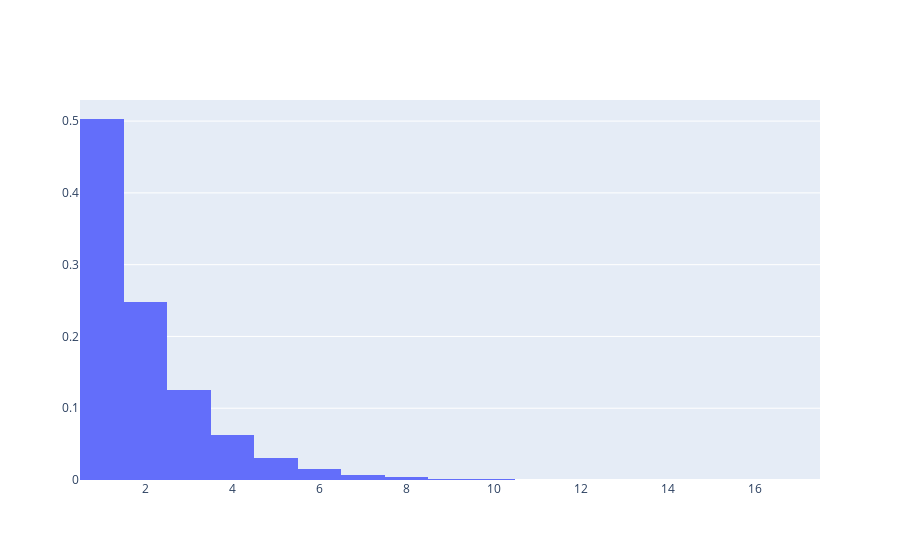

Write notebook code for a chart like this one.
### Markdown cell above
# Geometric

### Code cell
rand = rd.Random()
x = rand.geometric(p=0.5, size=100000)

fig = go.Figure(data=[go.Histogram(x=x, histnorm='probability')])
fig.show()

### Figure 1 — Plotly figure (JSON) as saved in the notebook; plotly's stock layout.template omitted (floating-point values rounded to 4 significant figures; data arrays with more than 128 entries replaced by an {"elided": "..."} marker saying what was removed)
{"data": [{"histnorm": "probability", "type": "histogram", "x": {"elided": "100000 int values"}}], "layout": {}}
